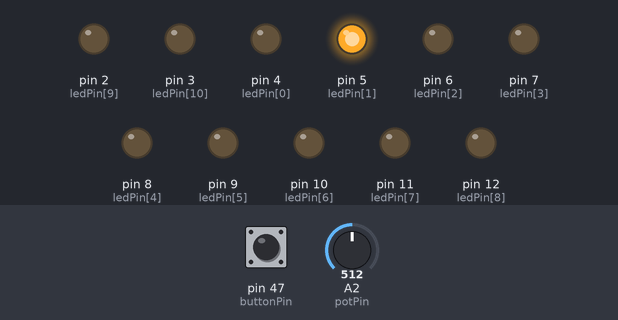
Recording of a sketch running on a simulated Arduino Mega 2560, built with avr-gcc and run on an emulated ATmega2560. Shown: output pins drawn as LEDs (lit = HIGH). The inputs (shaded band) are chosen by the test bench; at power-on: A2 (potPin) = 512, pin 47 (buttonPin) LOW.

Above: at 1.2 s.
1.3 s: A2 (potPin) set to 0
At 1.9 s:
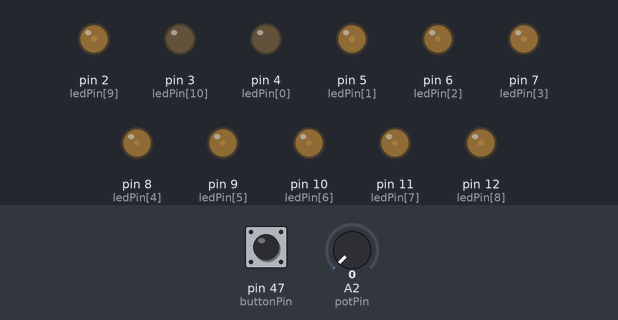
4.3 s: pin 47 (buttonPin) pulled HIGH for 0.15 s
At 4.7 s:
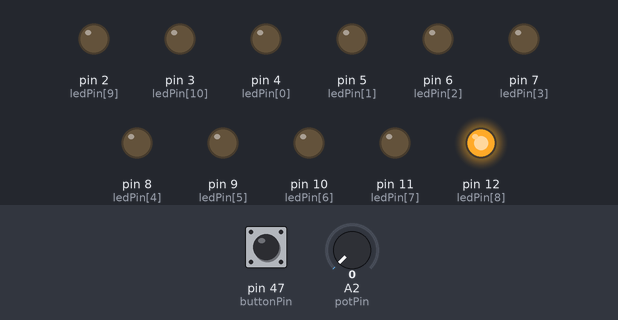
7.4 s: A2 (potPin) set to 122
At 9.36 s:
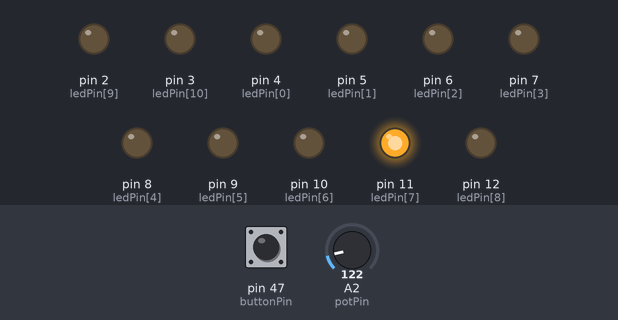
10.4 s: pin 47 (buttonPin) pulled HIGH for 1 s
At 10.9 s:
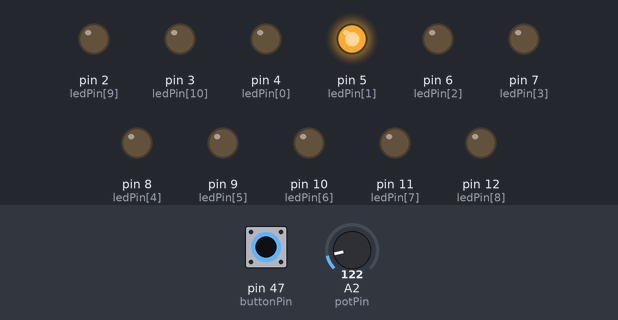
14.4 s: pin 47 (buttonPin) pulled HIGH for 3.2 s
Timing chart, 0 to 24.6 s (numbered marks = the images above; inputs shaded):
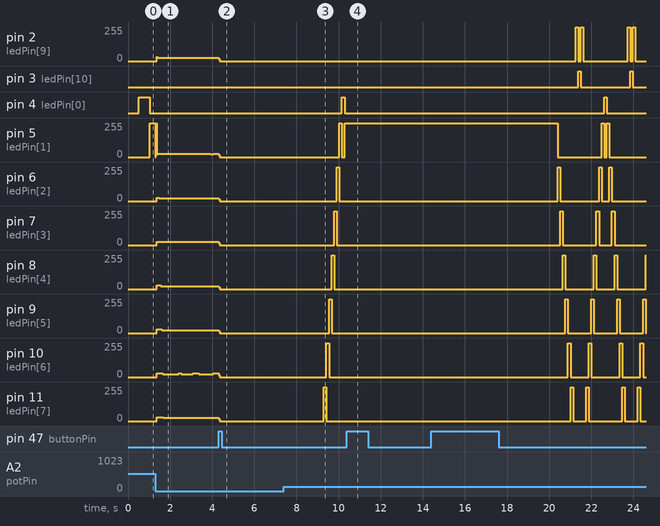

Measured:
- after the input at 1.3 s, pin 2 (ledPin[9]), pin 12 (ledPin[8]): 0/255 → 25/255 after 0.06 s; pin 11 (ledPin[7]): 0/255 → 30/255 after 0.06 s, → 23/255 0.32 s later
- after the input at 4.3 s, pin 2 (ledPin[9]): 25/255 → 0/255 at once; pin 6 (ledPin[2]): 20/255 → 0/255 at once; pin 8 (ledPin[4]), pin 9 (ledPin[5]): 21/255 → 0/255 at once; pin 11 (ledPin[7]): 23/255 → 0/255 at once; pin 12 (ledPin[8]): 25/255 → 255/255 at once
- after the input at 7.4 s, pin 2 (ledPin[9]): stays 0/255 (without the input it goes to 44/255 after 2.0 s); pin 4 (ledPin[0]): LOW → HIGH after 2.8 s, → LOW 0.12 s later; pin 12 (ledPin[8]): goes on until 9.3 s, then stays 0/255
- after the input at 10.4 s, pin 2 (ledPin[9]): stops changing and stays 0/255; pin 3 (ledPin[10]): stops changing and stays LOW

The sketch:

GAMBLING.ino
```cpp
byte ledPin[] = {4, 5, 6, 7, 8, 9, 10, 11, 12, 2, 3};
int ledDelay;
int direction = 1;
int currentLED = 0;
unsigned long changeTime;
int potPin = 2;
int buttonPin = 47;
int buttonState=0;
boolean pressed=false;

void setup() {
  for (int x = 0; x < 11; x++){
    pinMode(ledPin[x],OUTPUT);
  }
  pinMode(buttonPin, INPUT);
  changeTime = millis();
  Serial.begin(9600);
}

void loop() {
  while (!pressed){
    buttonState = digitalRead(buttonPin);
    if ( buttonState==1){
      pressed = true;
    }else{
    ledDelay = analogRead(potPin);
    if (( millis() - changeTime) > ledDelay){
      changeLED();
      changeTime = millis();
    }
    }
  }
  if (pressed){
    delay(5000);
    pressed=false;
  }
}

void changeLED(){
  for (int x=0; x < 11; x++){
    digitalWrite(ledPin[x], LOW);
  }
  digitalWrite(ledPin[currentLED], HIGH);

  currentLED+=direction;
  if (currentLED == 10){
    direction = -1;
  }
  if (currentLED == 0){
    direction = 1;
  }
}
```
